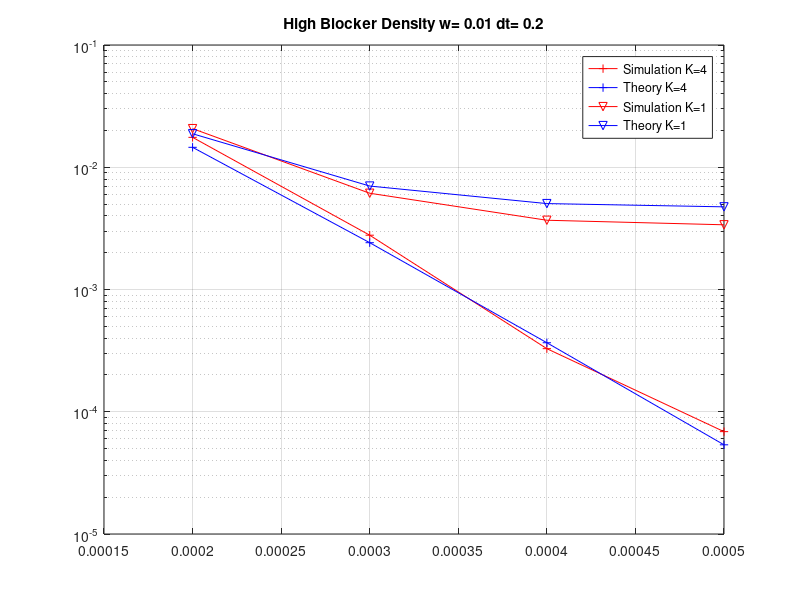
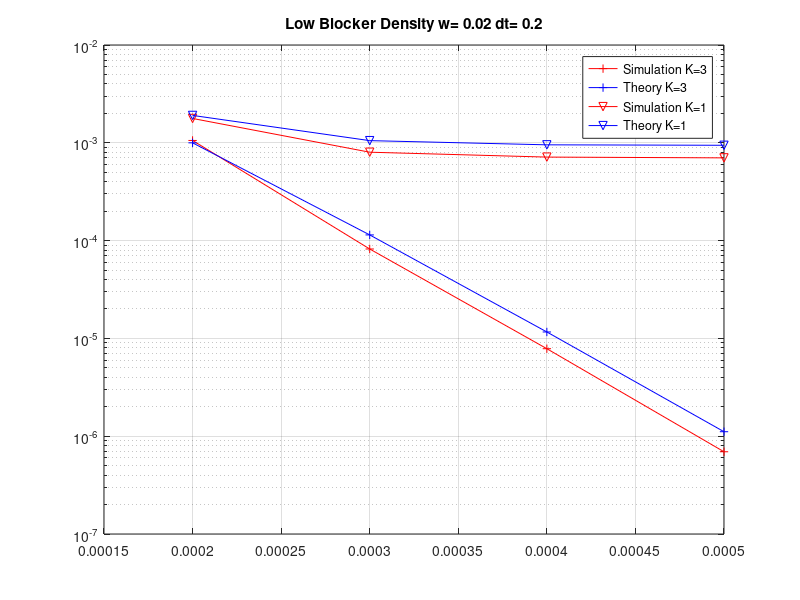

These figures' MATLAB source, in order:

discovery = [1 5 20 200 1000]*10^(-3);
preparation = [10 20]*10^(-3);
densityBL = [0.01 0.1];
lambda_BS = [200 300 400 500]*10^(-6);
connectivity = [1 2 3 4];

load('finalresults.mat')
load('NoRLF_Numerical-Results.mat')

D_BL =2;
dt = 4;
w=1;
figure()

K_1=4;
semilogy(lambda_BS, reshape(final_results(dt,w,:,K_1,D_BL),[],1),'-+r')
hold on;
grid on;
semilogy(lambda_BS,P_OS(:,K_1,w,dt,D_BL),'-b+')

K_2=1;
semilogy(lambda_BS, reshape(final_results(dt,w,:,K_2,D_BL),[],1),'-vr')
semilogy(lambda_BS,P_OS(:,K_2,w,dt,D_BL),'-bv')

legend(['Simulation K=',num2str(K_1)],['Theory K=',num2str(K_1)],['Simulation K=',num2str(K_2)],['Theory K=',num2str(K_2)])
title(['High Blocker Density w= ',num2str(preparation(w)),' dt= ', num2str(discovery(dt)) ] )

D_BL =1;
w=2;
figure()

K_1=3;
semilogy(lambda_BS, reshape(final_results(dt,w,:,K_1,D_BL),[],1),'-+r')
hold on;
grid on;
semilogy(lambda_BS,P_OS(:,K_1,w,dt,D_BL),'-b+')

K_2=1;
semilogy(lambda_BS, reshape(final_results(dt,w,:,K_2,D_BL),[],1),'-vr')
semilogy(lambda_BS,P_OS(:,K_2,w,dt,D_BL),'-bv')

legend(['Simulation K=',num2str(K_1)],['Theory K=',num2str(K_1)],['Simulation K=',num2str(K_2)],['Theory K=',num2str(K_2)])

title(['Low Blocker Density w= ',num2str(preparation(w)),' dt= ', num2str(discovery(dt)) ] )
